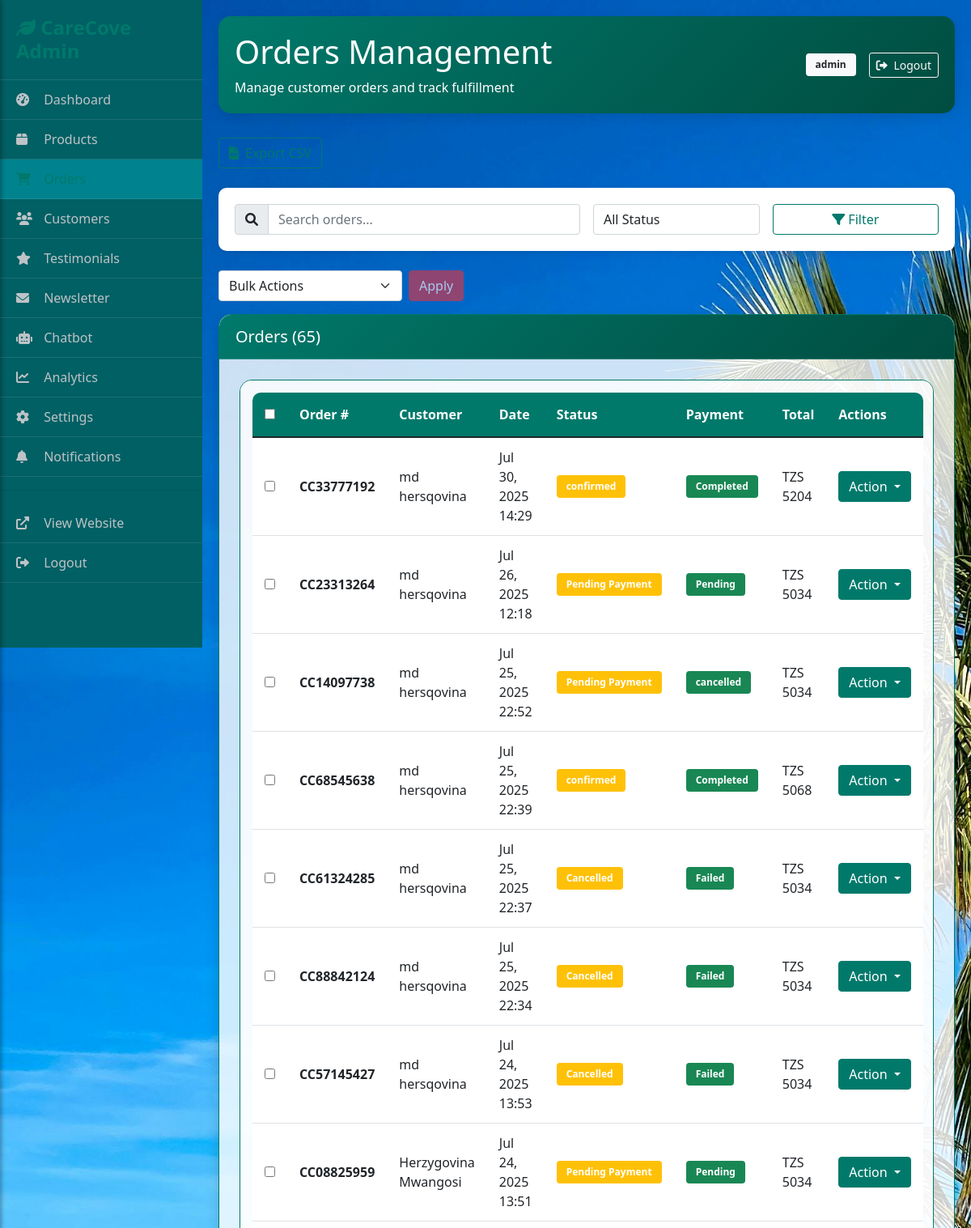
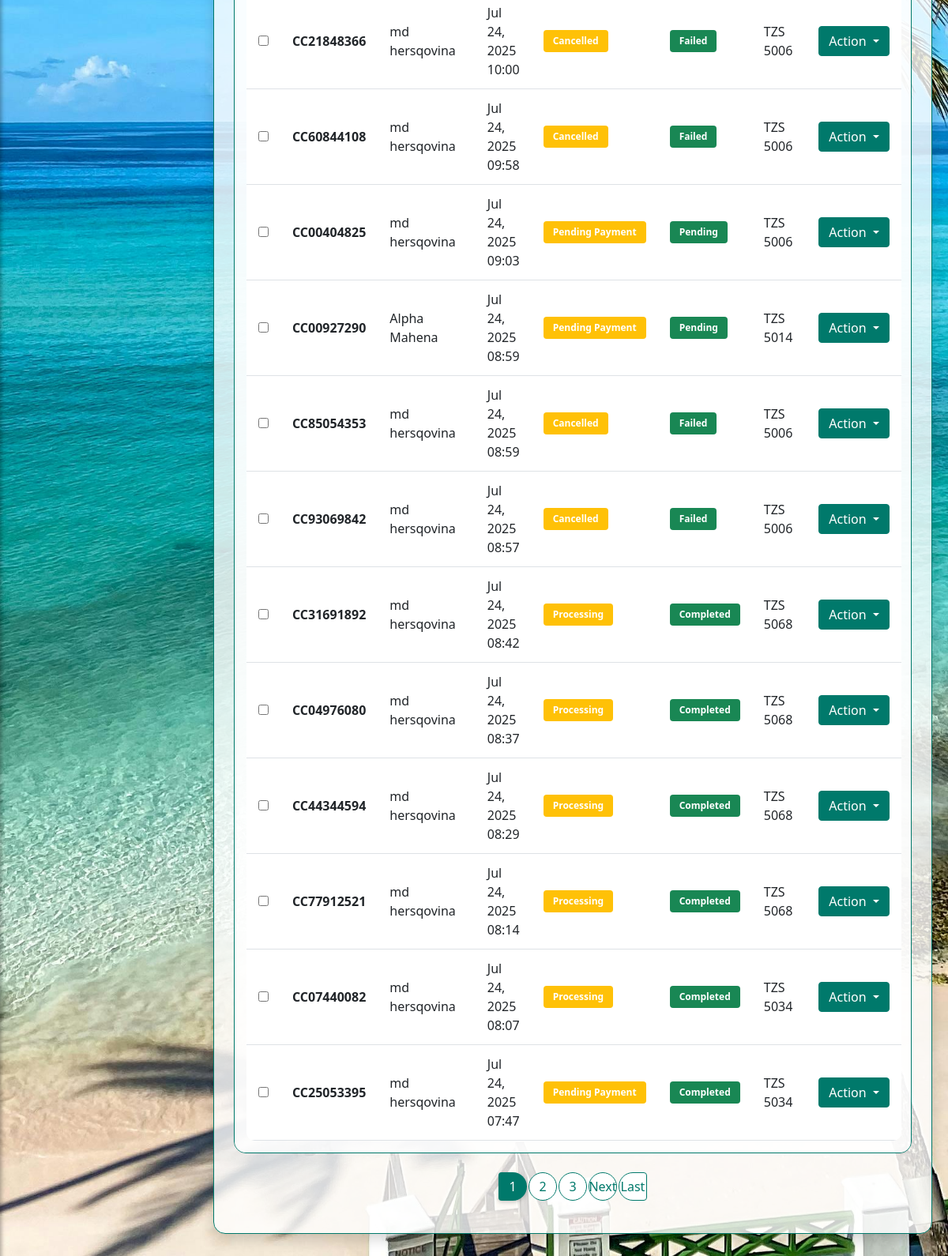
Page /admin-panel/orders/ (signed in) on the committed database (2 pictures, top to bottom).
### cart/models.py (models this page shows, shortened)
class Order(models.Model):
    STATUS_CHOICES = [
        ('pending', 'Pending Payment'),
        ('processing', 'Processing'),
        ('shipped', 'Shipped'),
        ('delivered', 'Delivered'),
        ('cancelled', 'Cancelled'),
    ]
    PAYMENT_STATUS_CHOICES = [
        ('pending', 'Pending'),
        ('completed', 'Completed'),
        ('failed', 'Failed'),
        ('refunded', 'Refunded'),
    ]
    user = models.ForeignKey(User, on_delete=models.CASCADE, null=True, blank=True)
    email = models.EmailField()
    billing_first_name = models.CharField(max_length=50)
    billing_last_name = models.CharField(max_length=50)
    billing_company = models.CharField(max_length=100, blank=True)
    billing_address_1 = models.CharField(max_length=200)
    billing_address_2 = models.CharField(max_length=200, blank=True)
    billing_city = models.CharField(max_length=100)
    billing_state = models.CharField(max_length=100)
    billing_postal_code = models.CharField(max_length=20)
    billing_country = models.CharField(max_length=100, default='Tanzania')
    billing_phone = models.CharField(max_length=20)
    shipping_first_name = models.CharField(max_length=50)
    shipping_last_name = models.CharField(max_length=50)
    shipping_company = models.CharField(max_length=100, blank=True)
    shipping_address_1 = models.CharField(max_length=200)
    shipping_address_2 = models.CharField(max_length=200, blank=True)
    shipping_city = models.CharField(max_length=100)
    shipping_state = models.CharField(max_length=100)
    shipping_postal_code = models.CharField(max_length=20)
    shipping_country = models.CharField(max_length=100, default='Tanzania')
    order_number = models.CharField(max_length=20, unique=True)
    status = models.CharField(max_length=20, choices=STATUS_CHOICES, default='pending')
    payment_status = models.CharField(max_length=20, choices=PAYMENT_STATUS_CHOICES, default='pending')
    subtotal = models.DecimalField(max_digits=10, decimal_places=2)
    shipping_cost = models.DecimalField(max_digits=10, decimal_places=2, default=0)
    tax_amount = models.DecimalField(max_digits=10, decimal_places=2, default=0)
    total = models.DecimalField(max_digits=10, decimal_places=2)
    payment_method = models.CharField(max_length=50, default='pesapal')
    payment_reference = models.CharField(max_length=100, blank=True)
    pesapal_order_tracking_id = models.CharField(max_length=100, blank=True)
    pesapal_merchant_reference = models.CharField(max_length=100, blank=True)
    pesapal_order_id = models.CharField(max_length=100, blank=True)
    payment_confirmation_code = models.CharField(max_length=100, blank=True)
    order_notes = models.TextField(blank=True)
    created_at = models.DateTimeField(auto_now_add=True)
    updated_at = models.DateTimeField(auto_now=True)
    class Meta:
        ordering = ['-created_at']

### admin_panel/views.py (the view, shortened to what this page needs)
# urls.py: path('orders/', views.orders_list, name='orders_list'),
@admin_required
def orders_list(request):
    orders = Order.objects.select_related('user').order_by('-created_at')
    search_query = request.GET.get('search', '')
    status_filter = request.GET.get('status', '')
    if status_filter:
        orders = orders.filter(payment_status=status_filter)
    date_filter = request.GET.get('date', '')
    paginator = Paginator(orders, 20)
    page = request.GET.get('page')
    orders = paginator.get_page(page)
    context = {
        'orders': orders,
        'search_query': search_query,
        'status_filter': status_filter,
        'date_filter': date_filter,
    }
    return render(request, 'admin_panel/orders/list.html', context)

### templates/admin_panel/orders/list.html (shortened to what this page needs)
{% extends 'admin_panel/base.html' %}
{% block page_title %}Orders Management{% endblock %}
{% block page_description %}Manage customer orders and track fulfillment{% endblock %}
{% block content %}
<div class="quick-actions mb-4">
    <button class="btn btn-outline-primary" data-export-url="{% url 'admin_panel:orders_export' %}">
        <i class="fas fa-file-csv me-2"></i>Export CSV
    </button>
</div>
<div class="filters mb-4">
    <form method="get" class="row g-3">
        <div class="col-md-6">
            <div class="input-group">
                <span class="input-group-text"><i class="fas fa-search"></i></span>
                <input type="text" class="form-control" name="search" placeholder="Search orders..." value="{{ search_query }}">
            </div>
        </div>
        <div class="col-md-3">
            <select class="form-control" name="status">
                <option value="">All Status</option>
            </select>
        </div>
        <div class="col-md-3">
            <button type="submit" class="btn btn-outline-primary w-100">
                <i class="fas fa-filter"></i> Filter
            </button>
        </div>
    </form>
</div>
<div class="mb-3">
    <div class="row g-2 align-items-center">
        <div class="col-auto">
            <select id="bulkActionSelect" class="form-select">
                <option value="">Bulk Actions</option>
            </select>
        </div>
        <div class="col-auto">
            <button id="applyBulkActionBtn" class="btn btn-danger" disabled>Apply</button>
        </div>
    </div>
</div>
<div class="card shadow">
    <div class="card-header">
        <h5 class="card-title mb-0">Orders ({{ orders.paginator.count }})</h5>
    </div>
    <div class="card-body">
        {% if orders %}
            <div class="table-responsive">
                <table class="table table-hover">
                    <thead>
                        <tr>
                            <th><input type="checkbox" id="selectAllOrders"></th>
                            <th>Order #</th>
                            <th>Customer</th>
                            <th>Date</th>
                            <th>Status</th>
                            <th>Payment</th>
                            <th>Total</th>
                            <th>Actions</th>
                        </tr>
                    </thead>
                    <tbody>
                        {% for order in orders %}
                        <tr>
                            <td><input type="checkbox" class="orderCheckbox" value="{{ order.id }}"></td>
                            <td>
                                <strong>{{ order.order_number }}</strong>
                            </td>
                            <td>
                                {{ order.user.first_name|default:order.billing_first_name }}
                                {{ order.user.last_name|default:order.billing_last_name }}
                            </td>
                            <td>{{ order.created_at|date:"M d, Y H:i" }}</td>
                            <td>
                                <span class="badge bg-{{ order.status|yesno:'warning,info,success,success,danger' }}">
                                    {{ order.get_status_display|default:order.status }}
                                </span>
                            </td>
                            <td>
                                <span class="badge bg-{{ order.payment_status|yesno:'success,warning,danger' }}">
                                    {{ order.get_payment_status_display|default:order.payment_status }}
                                </span>
                            </td>
                            <td>TZS {{ order.total|floatformat:0 }}</td>
                            <td>
                                <div class="btn-group btn-group-sm">
                                    <div class="btn-group">
                                        <button type="button" class="btn btn-primary dropdown-toggle" data-bs-toggle="dropdown" aria-expanded="false">
                                            Action
                                        </button>
                                    </div>
                                </td>
                        </tr>
                        {% endfor %}
                    </tbody>
                </table>
            </div>
            {% if orders.has_other_pages %}
                <nav aria-label="Page navigation">
                    <ul class="pagination justify-content-center mt-4">
                        {% for num in orders.paginator.page_range %}
                            {% if orders.number == num %}
                                <li class="page-item active">
                                    <span class="page-link">{{ num }}</span>
                                </li>
                            {% elif num > orders.number|add:'-3' and num < orders.number|add:'3' %}
                                <li class="page-item">
                                    <a class="page-link" href="?page={{ num }}{% if search_query %}&search={{ search_query }}{% endif %}{% if status_filter %}&status={{ status_filter }}{% endif %}">{{ num }}</a>
                                </li>
                            {% endif %}
                        {% endfor %}
                        {% if orders.has_next %}
                            <li class="page-item">
                                <a class="page-link" href="?page={{ orders.next_page_number }}{% if search_query %}&search={{ search_query }}{% endif %}{% if status_filter %}&status={{ status_filter }}{% endif %}">Next</a>
                            </li>
                            <li class="page-item">
                                <a class="page-link" href="?page={{ orders.paginator.num_pages }}{% if search_query %}&search={{ search_query }}{% endif %}{% if status_filter %}&status={{ status_filter }}{% endif %}">Last</a>
                            </li>
                        {% endif %}
                    </ul>
                </nav>
            {% endif %}
        {% endif %}
    </div>
</div>
{% endblock %}

### templates/admin_panel/base.html (shortened to what this page needs)
<!DOCTYPE html>
<html lang="en">
<head>
    <link href="https://cdn.jsdelivr.net/npm/bootstrap@5.1.3/dist/css/bootstrap.min.css" rel="stylesheet">
    <link rel="stylesheet" href="https://cdnjs.cloudflare.com/ajax/libs/font-awesome/6.0.0/css/all.min.css">
</head>
<body>
    <div class="sidebar" id="sidebar">
        <div class="sidebar-brand">
            <h4><i class="fas fa-leaf"></i> CareCove Admin</h4>
        </div>
        <nav class="nav flex-column">
            <a class="nav-link {% if request.resolver_match.url_name == 'dashboard' %}active{% endif %}" href="{% url 'admin_panel:dashboard' %}">
                <i class="fas fa-tachometer-alt"></i> Dashboard
            </a>
            <a class="nav-link {% if 'products' in request.resolver_match.url_name %}active{% endif %}" href="{% url 'admin_panel:products_list' %}">
                <i class="fas fa-box"></i> Products
            </a>
            <a class="nav-link {% if 'orders' in request.resolver_match.url_name %}active{% endif %}" href="{% url 'admin_panel:orders_list' %}">
                <i class="fas fa-shopping-cart"></i> Orders
            </a>
            <a class="nav-link {% if 'customers' in request.resolver_match.url_name %}active{% endif %}" href="{% url 'admin_panel:customers_list' %}">
                <i class="fas fa-users"></i> Customers
            </a>
            <a class="nav-link {% if 'testimonials' in request.resolver_match.url_name %}active{% endif %}" href="{% url 'admin_panel:testimonials_list' %}">
                <i class="fas fa-star"></i> Testimonials
            </a>
            <a class="nav-link {% if 'newsletter' in request.resolver_match.url_name %}active{% endif %}" href="{% url 'admin_panel:newsletter_list' %}">
                <i class="fas fa-envelope"></i> Newsletter
            </a>
            <a class="nav-link {% if 'chatbot' in request.resolver_match.url_name %}active{% endif %}" href="{% url 'admin_panel:chatbot_management' %}">
                <i class="fas fa-robot"></i> Chatbot
            </a>
            <a class="nav-link {% if 'analytics' in request.resolver_match.url_name %}active{% endif %}" href="{% url 'admin_panel:analytics' %}">
                <i class="fas fa-chart-line"></i> Analytics
            </a>
            <a class="nav-link {% if 'settings' in request.resolver_match.url_name %}active{% endif %}" href="{% url 'admin_panel:admin_settings' %}">
            <i class="fas fa-cog"></i> Settings
            </a>
            <a class="nav-link {% if 'notifications' in request.resolver_match.url_name %}active{% endif %}" href="{% url 'admin_panel:notifications_list' %}">
                <i class="fas fa-bell"></i> Notifications
            </a>
            <hr style="border-color: rgba(255,255,255,0.1);">
            <a class="nav-link" href="{% url 'shop:home' %}" target="_blank">
                <i class="fas fa-external-link-alt"></i> View Website
            </a>
            <a class="nav-link" href="{% url 'accounts:logout' %}">
                <i class="fas fa-sign-out-alt"></i> Logout
            </a>
        </nav>
    </div>
    <div class="main-content">
        <div class="header">
            <div class="d-flex justify-content-between align-items-center">
                <div>
                    <h1>{% block page_title %}CareCove Admin Panel{% endblock %}</h1>
                    <p class="mb-0">{% block page_description %}Manage your CareCove e-commerce platform{% endblock %}</p>
                </div>
                <div class="d-flex align-items-center gap-3">
                    <span class="badge bg-light text-dark">{{ user.get_full_name|default:user.username }}</span>
                    <a href="{% url 'accounts:logout' %}" class="btn btn-sm btn-outline-light">
                        <i class="fas fa-sign-out-alt me-1"></i> Logout
                    </a>
                </div>
            </div>
        </div>
        {% block content %}{% endblock %}
    </div>
</body>
</html>

### rows in the picture
Order: order_number "CC33777192", user.first_name "md", user.last_name "hersqovina", created_at "Jul 30, 2025 14:29", status "confirmed", payment_status "Completed", total "5204"
Order: order_number "CC23313264", user.first_name "md", user.last_name "hersqovina", created_at "Jul 26, 2025 12:18", status "Pending Payment", payment_status "Pending", total "5034"
Order: order_number "CC14097738", user.first_name "md", user.last_name "hersqovina", created_at "Jul 25, 2025 22:52", status "Pending Payment", payment_status "cancelled", total "5034"
Order: order_number "CC68545638", user.first_name "md", user.last_name "hersqovina", created_at "Jul 25, 2025 22:39", status "confirmed", payment_status "Completed", total "5068"
Order: order_number "CC61324285", user.first_name "md", user.last_name "hersqovina", created_at "Jul 25, 2025 22:37", status "Cancelled", payment_status "Failed", total "5034"
Order: order_number "CC88842124", user.first_name "md", user.last_name "hersqovina", created_at "Jul 25, 2025 22:34", status "Cancelled", payment_status "Failed", total "5034"
Order: order_number "CC57145427", user.first_name "md", user.last_name "hersqovina", created_at "Jul 24, 2025 13:53", status "Cancelled", payment_status "Failed", total "5034"
Order: order_number "CC08825959", user.first_name "Herzygovina", user.last_name "Mwangosi", created_at "Jul 24, 2025 13:51", status "Pending Payment", payment_status "Pending", total "5034"
Order: order_number "CC21848366", user.first_name "md", user.last_name "hersqovina", created_at "Jul 24, 2025 10:00", status "Cancelled", payment_status "Failed", total "5006"
Order: order_number "CC60844108", user.first_name "md", user.last_name "hersqovina", created_at "Jul 24, 2025 09:58", status "Cancelled", payment_status "Failed", total "5006"
Order: order_number "CC00404825", user.first_name "md", user.last_name "hersqovina", created_at "Jul 24, 2025 09:03", status "Pending Payment", payment_status "Pending", total "5006"
Order: order_number "CC00927290", user.first_name "Alpha", user.last_name "Mahena", created_at "Jul 24, 2025 08:59", status "Pending Payment", payment_status "Pending", total "5014"
Order: order_number "CC85054353", user.first_name "md", user.last_name "hersqovina", created_at "Jul 24, 2025 08:59", status "Cancelled", payment_status "Failed", total "5006"
Order: order_number "CC93069842", user.first_name "md", user.last_name "hersqovina", created_at "Jul 24, 2025 08:57", status "Cancelled", payment_status "Failed", total "5006"
Order: order_number "CC31691892", user.first_name "md", user.last_name "hersqovina", created_at "Jul 24, 2025 08:42", status "Processing", payment_status "Completed", total "5068"
Order: order_number "CC04976080", user.first_name "md", user.last_name "hersqovina", created_at "Jul 24, 2025 08:37", status "Processing", payment_status "Completed", total "5068"
Order: order_number "CC44344594", user.first_name "md", user.last_name "hersqovina", created_at "Jul 24, 2025 08:29", status "Processing", payment_status "Completed", total "5068"
Order: order_number "CC77912521", user.first_name "md", user.last_name "hersqovina", created_at "Jul 24, 2025 08:14", status "Processing", payment_status "Completed", total "5068"
Order: order_number "CC07440082", user.first_name "md", user.last_name "hersqovina", created_at "Jul 24, 2025 08:07", status "Processing", payment_status "Completed", total "5034"
Order: order_number "CC25053395", user.first_name "md", user.last_name "hersqovina", created_at "Jul 24, 2025 07:47", status "Pending Payment", payment_status "Completed", total "5034"

### other values in the picture
{{ user.get_full_name|default:user.username }} "admin"
{{ orders.paginator.count }} "65"
{{ num }} "1"
{{ num }} "2" "3"
